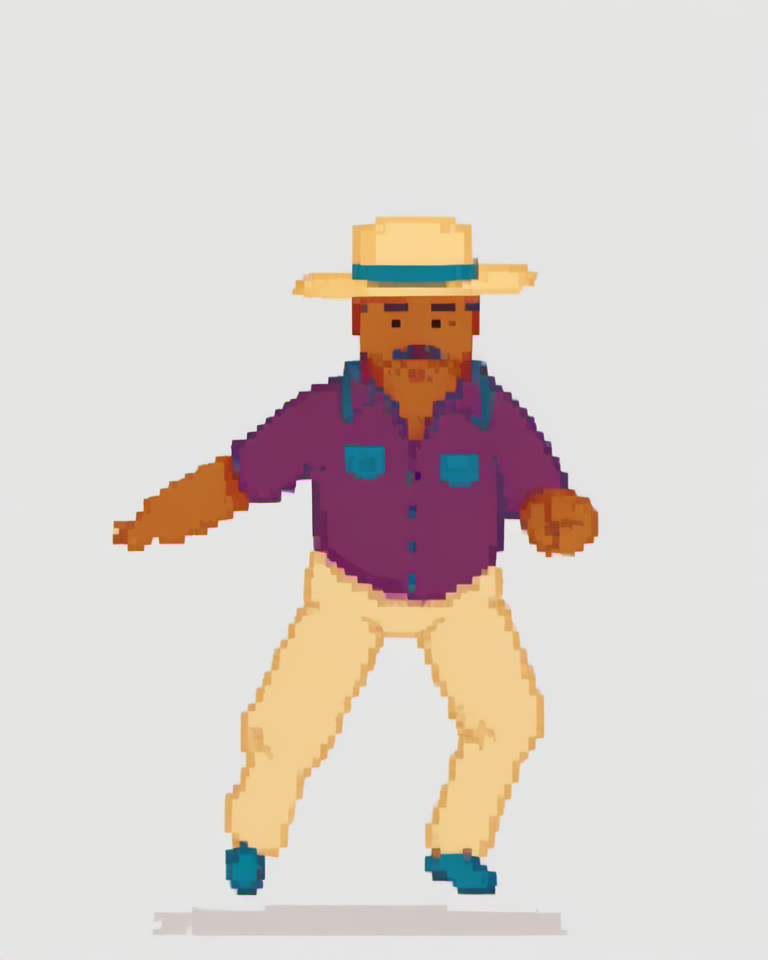
#> input picture art_runs/gk-bakeoff-20261104b/raw/groove.down_l.lightning-4step.png, 768 x 960 px
$ python puppet.py ../../gk-bakeoff-20261104b/raw/groove.down_l.lightning-4step.png ../../gk-bakeoff-20261104b/raw/groove.down_l.lightning-4step.png
#> lines starting #> are read from the running program, lines starting #| are printed output that depends on the picture; after the words box and inside, x2 and y2 are one past the last pixel; in counts of white or black regions, pixels touching at a corner belong together
#!/usr/bin/env python3
"""Oil gulp frames as a puppet: head, torso and arm cut from one Qwen drawing, the glass and oil drawn by code.
Qwen clung to its key frame's glass, so tilt and oil level barely changed between moments, and redrawing the robot would flicker.
Here only the pose changes, and the oil's volume falls exactly. All output shares one pixel grid. usage: puppet.py reach.png outdir"""
import math, sys
import numpy as np
from PIL import Image, ImageDraw, ImageChops, ImageFilter
SRC, OUT = sys.argv[1], sys.argv[2].rstrip("/") + "/"
S, GRID, FINAL = 1664, 208, 416
INK = (6, 12, 28, 255); GLASS = (226, 240, 244, 255); SHINE = (255, 255, 255, 255); OIL = (20, 9, 8, 255); OIL2 = (58, 26, 14, 255); AMBER = (232, 134, 30, 255)
HEAD_PIVOT = (665, 880); ARM_PIVOT = (975, 1045); ARM_LEN = 405; NECK = (600, 880, 730, 960)
src = Image.open(SRC).convert("RGBA")
src.putalpha(src.split()[3].point(lambda v: 255 if v >= 128 else 0))

# [22 lines left out: functions snap, tidy, not called in this run]

def mask(box):
    m = Image.new("L", (S, S), 0); ImageDraw.Draw(m).rectangle(box, fill=255); return m
#> after `m = Image.new('L', (S, S), 0)`: m: PIL image 1664x1664 L; every value is 0
#> after `ImageDraw.Draw(m).rectangle(box, fill=255)`:
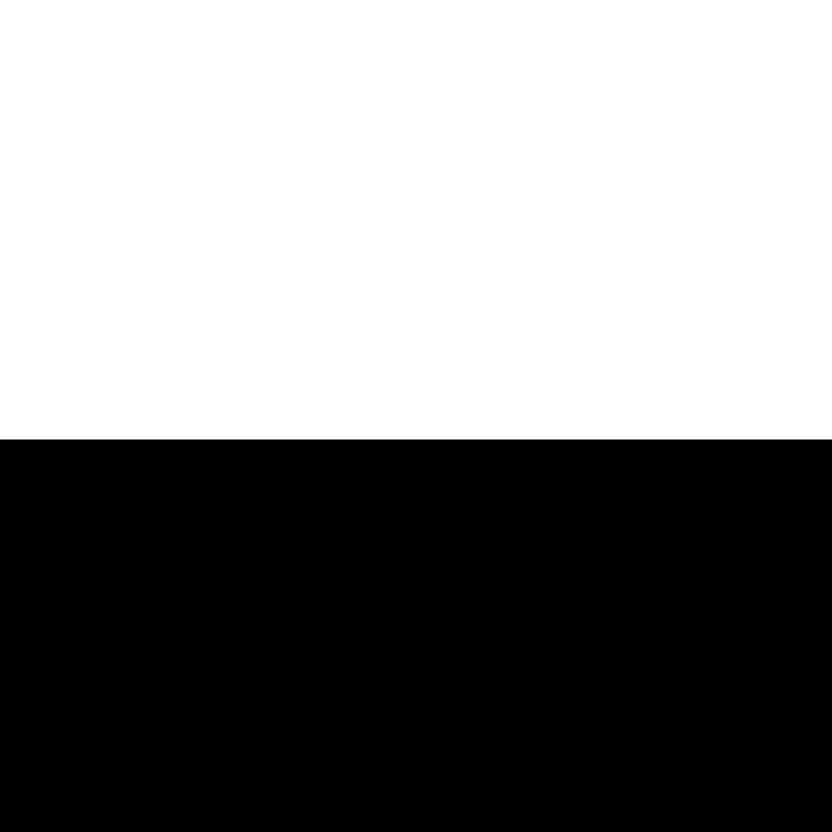
#> m: PIL image 1664x1664 L (shown at 1/2 size); 52.8% white; 1 black region, box (x1, y1, x2, y2) and area: (0, 879, 1664, 1664) 1306240

def cut(m):
    out = Image.new("RGBA", (S, S), (0, 0, 0, 0)); out.paste(src, (0, 0), m); return out
#> after `out = Image.new('RGBA', (S, S), (0, 0, 0, 0))`: out: PIL image 1664x1664 RGBA; every value is 0

#> (the run stopped early here; a loop or call above may not have finished)
